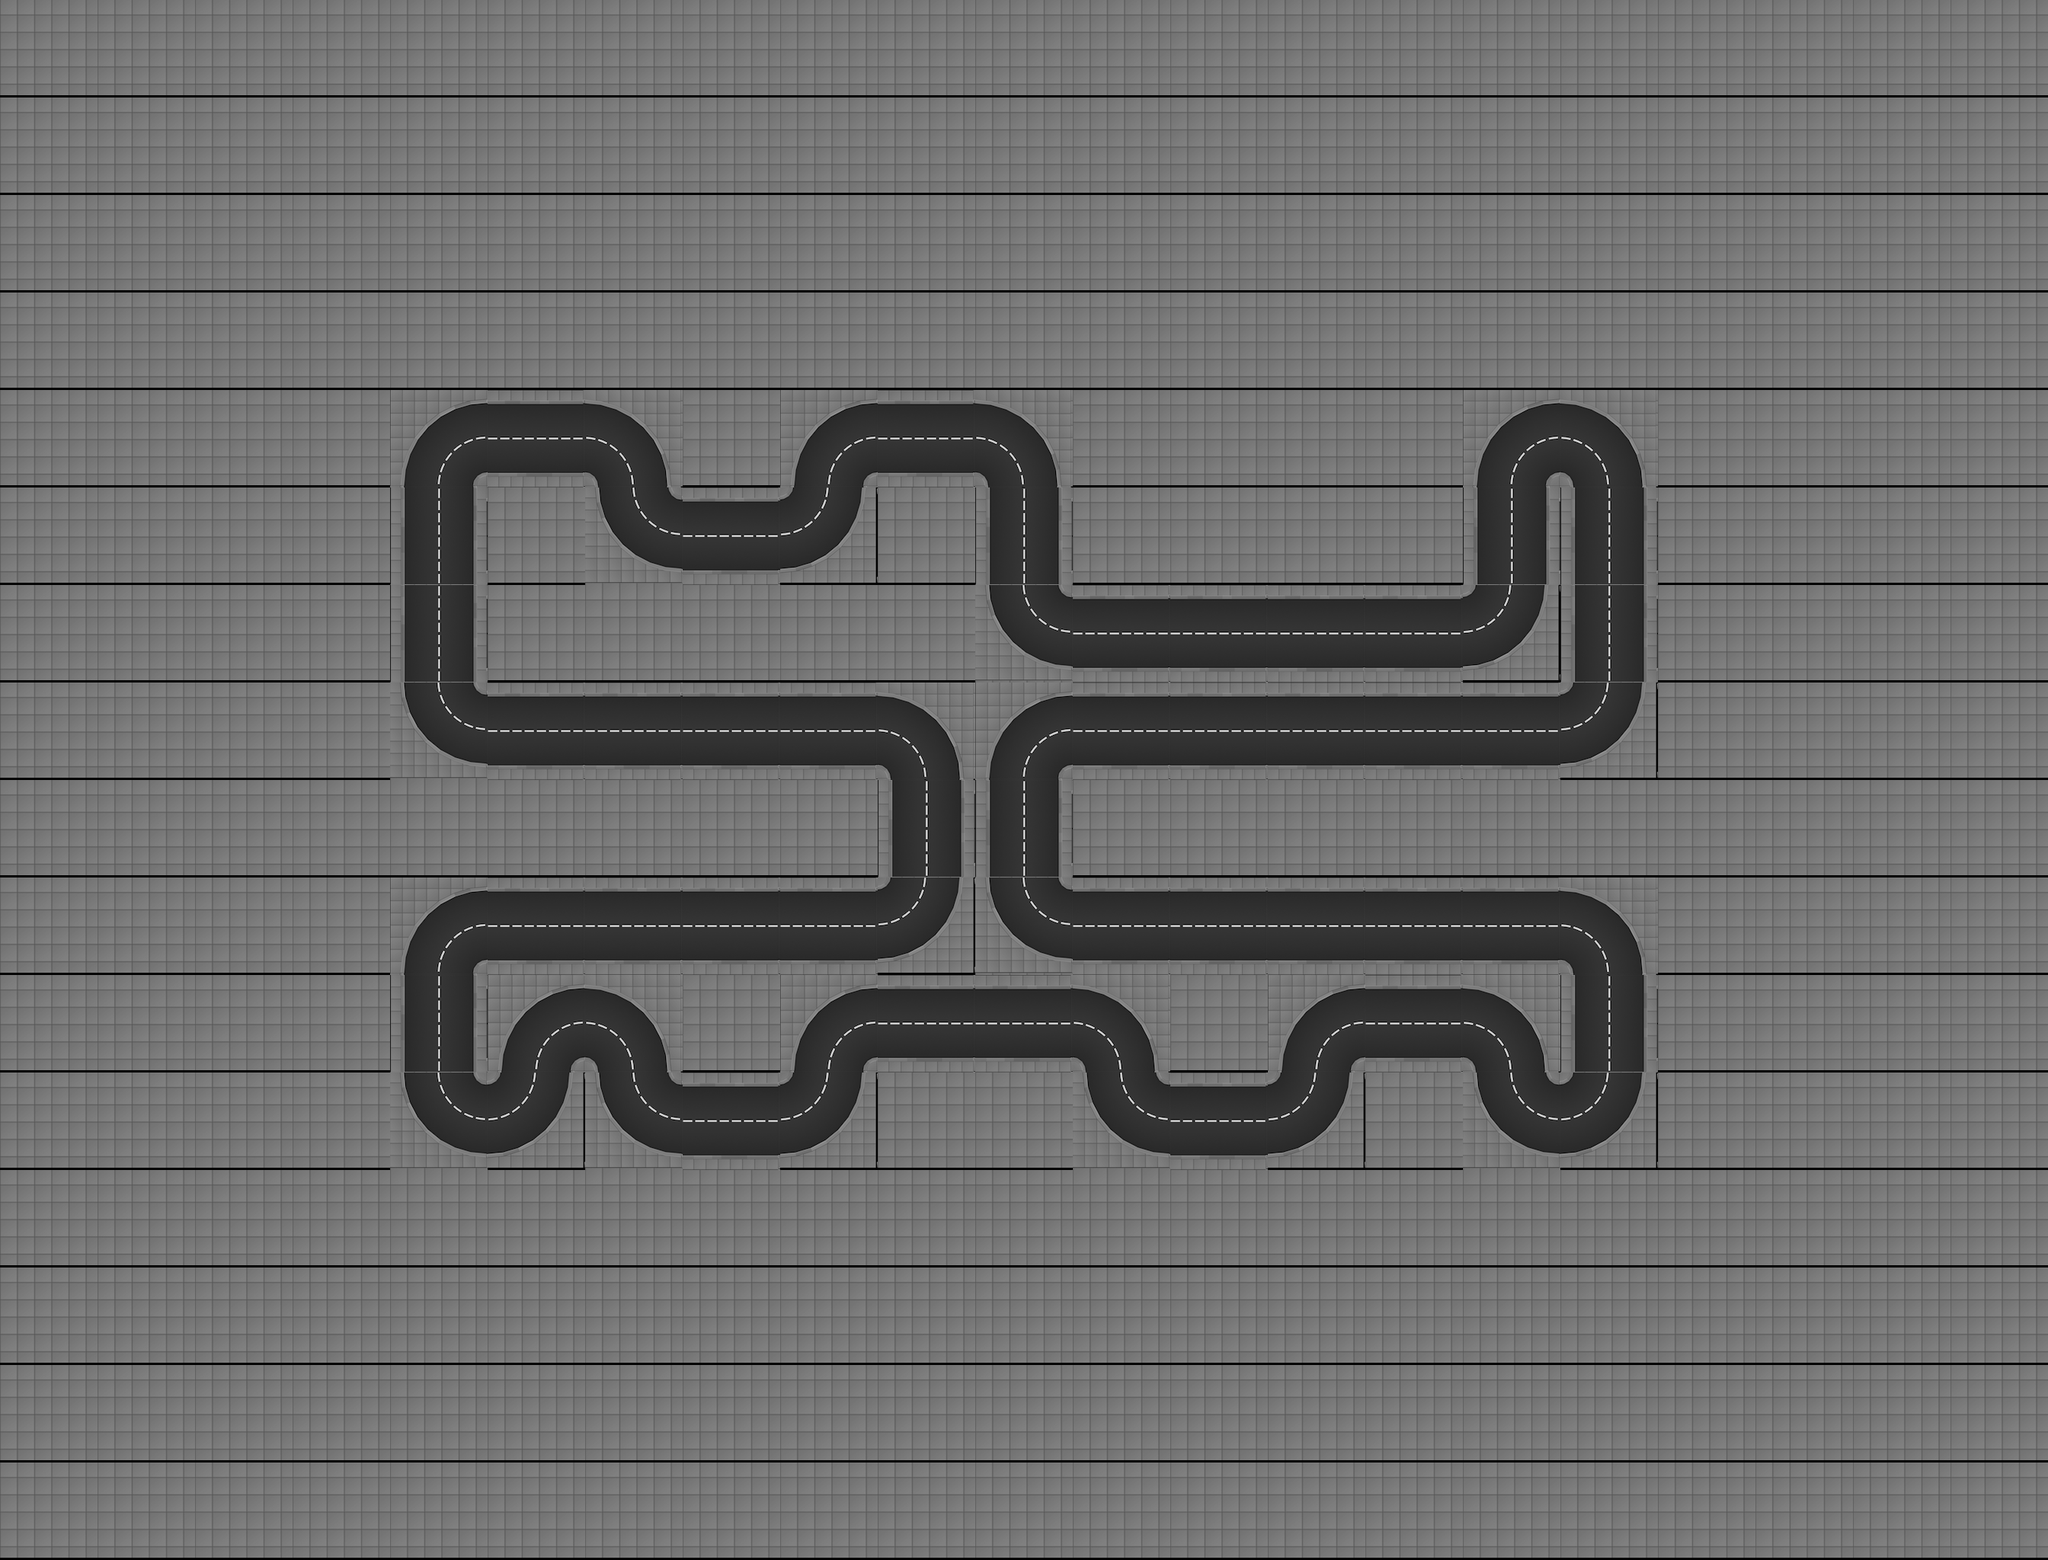

Tiled map render using the project's own tile images. Description and the map definition, with tile-layer contents summarised, below:
An orthogonal 21x16 tile map with 128x128 px tiles, 1 tile layer (track), 2 tilesets and 362 objects (12x office_07_ground_floor, 12x office_07_floor, 10x appartment_roof_01, 9x office_06_ground_floor, 9x office_06_floor, ...).

<map height="16" infinite="0" nextlayerid="1" nextobjectid="1" orientation="orthogonal" renderorder="right-down" tiledversion="1.2.2" tileheight="128" tilewidth="128" version="1.2" width="21"><tileset firstgid="1" source="../../gbResources/set_tiles.tsx" /><tileset firstgid="134" source="../../gbResources/set_objects.tsx" /><layer height="16" id="1" name="track" width="21"><data>[336 cells, 336 non-empty, 7 distinct tile ids]</data></layer><objectgroup id="1" name="walls"><object id="1" x="512" y="640"><polyline points="16,0 32,-64 64,-96 128,-112" /></object><object id="2" x="512" y="640"><polyline points="112,0 114,-8 120,-14 128,-16" /></object><object id="3" x="512" y="704.0"><polyline points="16,-64 16,64" /></object><object id="4" x="512" y="704.0"><polyline points="112,-64 112,64" /></object><object id="5" x="512" y="832.0"><polyline points="16,-64 16,64" /></object><object id="6" x="512" y="832.0"><polyline points="112,-64 112,64" /></object><object id="7" x="512" y="1024"><polyline points="16,-128 32,-64 64,-32 128,-16" /></object><object id="8" x="512" y="1024"><polyline points="112,-128 114,-120 120,-114 128,-112" /></object><object id="9" x="512" y="1280"><polyline points="16,0 32,-64 64,-96 128,-112" /></object><object id="10" x="512" y="1280"><polyline points="112,0 114,-8 120,-14 128,-16" /></object><object id="11" x="512" y="1344.0"><polyline points="16,-64 16,64" /></object><object id="12" x="512" y="1344.0"><polyline points="112,-64 112,64" /></object><object id="13" x="512" y="1536"><polyline points="16,-128 32,-64 64,-32 128,-16" /></object><object id="14" x="512" y="1536"><polyline points="112,-128 114,-120 120,-114 128,-112" /></object><object id="15" x="640" y="592.0"><polyline points="0,-64 128,-64" /></object><object id="16" x="640" y="560.0"><polyline points="0,64 128,64" /></object><object id="17" x="640" y="976.0"><polyline points="0,-64 128,-64" /></object><object id="18" x="640" y="944.0"><polyline points="0,64 128,64" /></object><object id="19" x="640" y="1232.0"><polyline points="0,-64 128,-64" /></object><object id="20" x="640" y="1200.0"><polyline points="0,64 128,64" /></object><object id="21" x="640" y="1408"><polyline points="16,0 32,-64 64,-96 128,-112" /></object><object id="22" x="640" y="1408"><polyline points="112,0 114,-8 120,-14 128,-16" /></object><object id="23" x="640" y="1536"><polyline points="112,-128 96,-64 64,-32 0,-16" /></object><object id="24" x="640" y="1536"><polyline points="16,-128 14,-120 8,-114 0,-112" /></object><object id="25" x="768" y="640"><polyline points="0,-112 64,-96 96,-64 112,0" /></object><object id="26" x="768" y="640"><polyline points="0,-16 8,-14 14,-8 16,0" /></object><object id="27" x="768" y="768"><polyline points="16,-128 32,-64 64,-32 128,-16" /></object><object id="28" x="768" y="768"><polyline points="112,-128 114,-120 120,-114 128,-112" /></object><object id="29" x="768" y="976.0"><polyline points="0,-64 128,-64" /></object><object id="30" x="768" y="944.0"><polyline points="0,64 128,64" /></object><object id="31" x="768" y="1232.0"><polyline points="0,-64 128,-64" /></object><object id="32" x="768" y="1200.0"><polyline points="0,64 128,64" /></object><object id="33" x="768" y="1408"><polyline points="0,-112 64,-96 96,-64 112,0" /></object><object id="34" x="768" y="1408"><polyline points="0,-16 8,-14 14,-8 16,0" /></object><object id="35" x="768" y="1536"><polyline points="16,-128 32,-64 64,-32 128,-16" /></object><object id="36" x="768" y="1536"><polyline points="112,-128 114,-120 120,-114 128,-112" /></object><object id="37" x="896" y="720.0"><polyline points="0,-64 128,-64" /></object><object id="38" x="896" y="688.0"><polyline points="0,64 128,64" /></object><object id="39" x="896" y="976.0"><polyline points="0,-64 128,-64" /></object><object id="40" x="896" y="944.0"><polyline points="0,64 128,64" /></object><object id="41" x="896" y="1232.0"><polyline points="0,-64 128,-64" /></object><object id="42" x="896" y="1200.0"><polyline points="0,64 128,64" /></object><object id="43" x="896" y="1488.0"><polyline points="0,-64 128,-64" /></object><object id="44" x="896" y="1456.0"><polyline points="0,64 128,64" /></object><object id="45" x="1024" y="640"><polyline points="16,0 32,-64 64,-96 128,-112" /></object><object id="46" x="1024" y="640"><polyline points="112,0 114,-8 120,-14 128,-16" /></object><object id="47" x="1024" y="768"><polyline points="112,-128 96,-64 64,-32 0,-16" /></object><object id="48" x="1024" y="768"><polyline points="16,-128 14,-120 8,-114 0,-112" /></object><object id="49" x="1024" y="976.0"><polyline points="0,-64 128,-64" /></object><object id="50" x="1024" y="944.0"><polyline points="0,64 128,64" /></object><object id="51" x="1024" y="1232.0"><polyline points="0,-64 128,-64" /></object><object id="52" x="1024" y="1200.0"><polyline points="0,64 128,64" /></object><object id="53" x="1024" y="1408"><polyline points="16,0 32,-64 64,-96 128,-112" /></object><object id="54" x="1024" y="1408"><polyline points="112,0 114,-8 120,-14 128,-16" /></object><object id="55" x="1024" y="1536"><polyline points="112,-128 96,-64 64,-32 0,-16" /></object><object id="56" x="1024" y="1536"><polyline points="16,-128 14,-120 8,-114 0,-112" /></object><object id="57" x="1152" y="592.0"><polyline points="0,-64 128,-64" /></object><object id="58" x="1152" y="560.0"><polyline points="0,64 128,64" /></object><object id="59" x="1152" y="1024"><polyline points="0,-112 64,-96 96,-64 112,0" /></object><object id="60" x="1152" y="1024"><polyline points="0,-16 8,-14 14,-8 16,0" /></object><object id="61" x="1152" y="1088.0"><polyline points="16,-64 16,64" /></object><object id="62" x="1152" y="1088.0"><polyline points="112,-64 112,64" /></object><object id="63" x="1152" y="1280"><polyline points="112,-128 96,-64 64,-32 0,-16" /></object><object id="64" x="1152" y="1280"><polyline points="16,-128 14,-120 8,-114 0,-112" /></object><object id="65" x="1152" y="1360.0"><polyline points="0,-64 128,-64" /></object><object id="66" x="1152" y="1328.0"><polyline points="0,64 128,64" /></object><object id="67" x="1280" y="640"><polyline points="0,-112 64,-96 96,-64 112,0" /></object><object id="68" x="1280" y="640"><polyline points="0,-16 8,-14 14,-8 16,0" /></object><object id="69" x="1280" y="704.0"><polyline points="16,-64 16,64" /></object><object id="70" x="1280" y="704.0"><polyline points="112,-64 112,64" /></object><object id="71" x="1280" y="896"><polyline points="16,-128 32,-64 64,-32 128,-16" /></object><object id="72" x="1280" y="896"><polyline points="112,-128 114,-120 120,-114 128,-112" /></object><object id="73" x="1280" y="1024"><polyline points="16,0 32,-64 64,-96 128,-112" /></object><object id="74" x="1280" y="1024"><polyline points="112,0 114,-8 120,-14 128,-16" /></object><object id="75" x="1280" y="1088.0"><polyline points="16,-64 16,64" /></object><object id="76" x="1280" y="1088.0"><polyline points="112,-64 112,64" /></object><object id="77" x="1280" y="1280"><polyline points="16,-128 32,-64 64,-32 128,-16" /></object><object id="78" x="1280" y="1280"><polyline points="112,-128 114,-120 120,-114 128,-112" /></object><object id="79" x="1280" y="1360.0"><polyline points="0,-64 128,-64" /></object><object id="80" x="1280" y="1328.0"><polyline points="0,64 128,64" /></object><object id="81" x="1408" y="848.0"><polyline points="0,-64 128,-64" /></object></objectgroup><objectgroup id="2" name="route"><!-- 1 objects omitted --></objectgroup><objectgroup id="3" name="lights"><!-- 72 objects omitted --></objectgroup><objectgroup id="4" name="slow_motion_triggers"><!-- 32 objects omitted --></objectgroup><objectgroup id="5" name="speed_up_triggers"><!-- 5 objects omitted --></objectgroup><objectgroup id="6" name="buildings"><!-- 104 objects omitted --></objectgroup><objectgroup id="7" name="spawners"><!-- 4 objects omitted --></objectgroup></map>
<!-- 281 of 362 objects omitted -->
